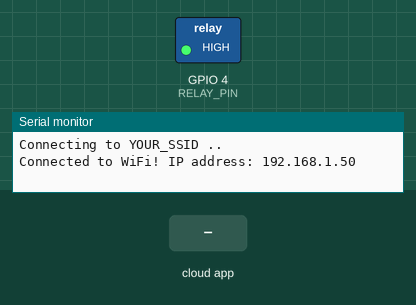
Recording of a sketch running on a simulated ESP8266 (NodeMCU). On the bench: switched loads named in the sketch (green lamp = pin HIGH), the last lines printed to the serial monitor. Inputs (shaded band) come from the test bench. WiFi joins after 1.5 s; servers stay silent unless stated.

Above: at 3.2 s.
3.3 s: the phone or cloud app sets Kitchen.lights to 1
At 3.8 s:
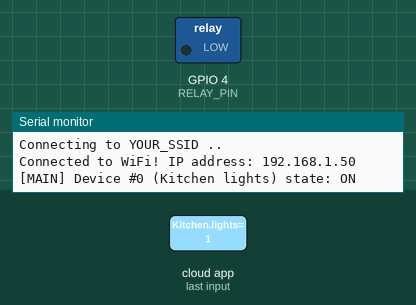
4.8 s: the phone or cloud app sets Kitchen.lights to 0
At 5.1 s:
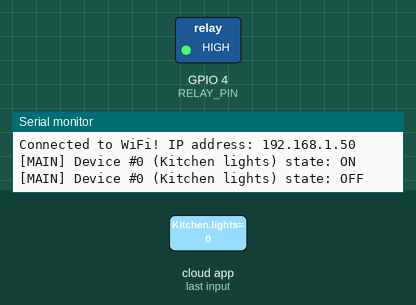
Timing chart, 0 to 7.8 s (numbered marks = the images above; inputs shaded):
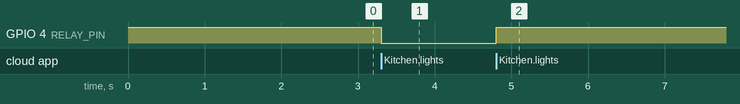

Measured:
- after the input at 3.3 s, GPIO 4 (RELAY_PIN): HIGH → LOW at once
- after the input at 4.8 s, GPIO 4 (RELAY_PIN): LOW → HIGH at once

The sketch:

NodeMCU-Alexa-light-Control.ino
```cpp
#include <ESP8266WiFi.h>
#include <fauxmoESP.h>

// WiFi credentials
const char* ssid = "YOUR_SSID";
const char* password = "YOUR_PASSWORD";

// Define GPIO pin for the relay
#define RELAY_PIN 4  // Change this to D2 pin on NodeMCU to avoid potential GPIO conflicts

// FauxmoESP instance
fauxmoESP fauxmo;

void setup()
{
  // Initialize the serial port
  Serial.begin(115200);

  // Set up the relay pin
  pinMode(RELAY_PIN, OUTPUT);
  digitalWrite(RELAY_PIN, HIGH); // Relay off

  // Connect to WiFi
  Serial.printf("Connecting to %s ", ssid);
  WiFi.begin(ssid, password);
  while (WiFi.status() != WL_CONNECTED)
  {
    Serial.print(".");
    delay(1000);
  }
  Serial.println();
  Serial.printf("Connected to WiFi! IP address: %s\n", WiFi.localIP().toString().c_str());

  // Initialize Fauxmo
  fauxmo.createServer(true);  // Allow remote control of your device
  fauxmo.setPort(80);         // Set web server port
  fauxmo.enable(true);        // Enable fauxmoESP

  fauxmo.addDevice("Kitchen lights"); // This is the name that Alexa will recognize

  fauxmo.onSetState([](unsigned char device_id, const char * device_name, bool state, unsigned char value)
  {
    Serial.printf("[MAIN] Device #%d (%s) state: %s\n", device_id, device_name, state ? "ON" : "OFF");

    if (state)
    {
      digitalWrite(RELAY_PIN, LOW); // Turn the light on
    }
    else
    {
      digitalWrite(RELAY_PIN, HIGH); // Turn the light off
    }
  });
}

void loop()
{
  fauxmo.handle(); // Let Fauxmo process Alexa requests
  delay(10);       // Adding a small delay improves stability
}
```
